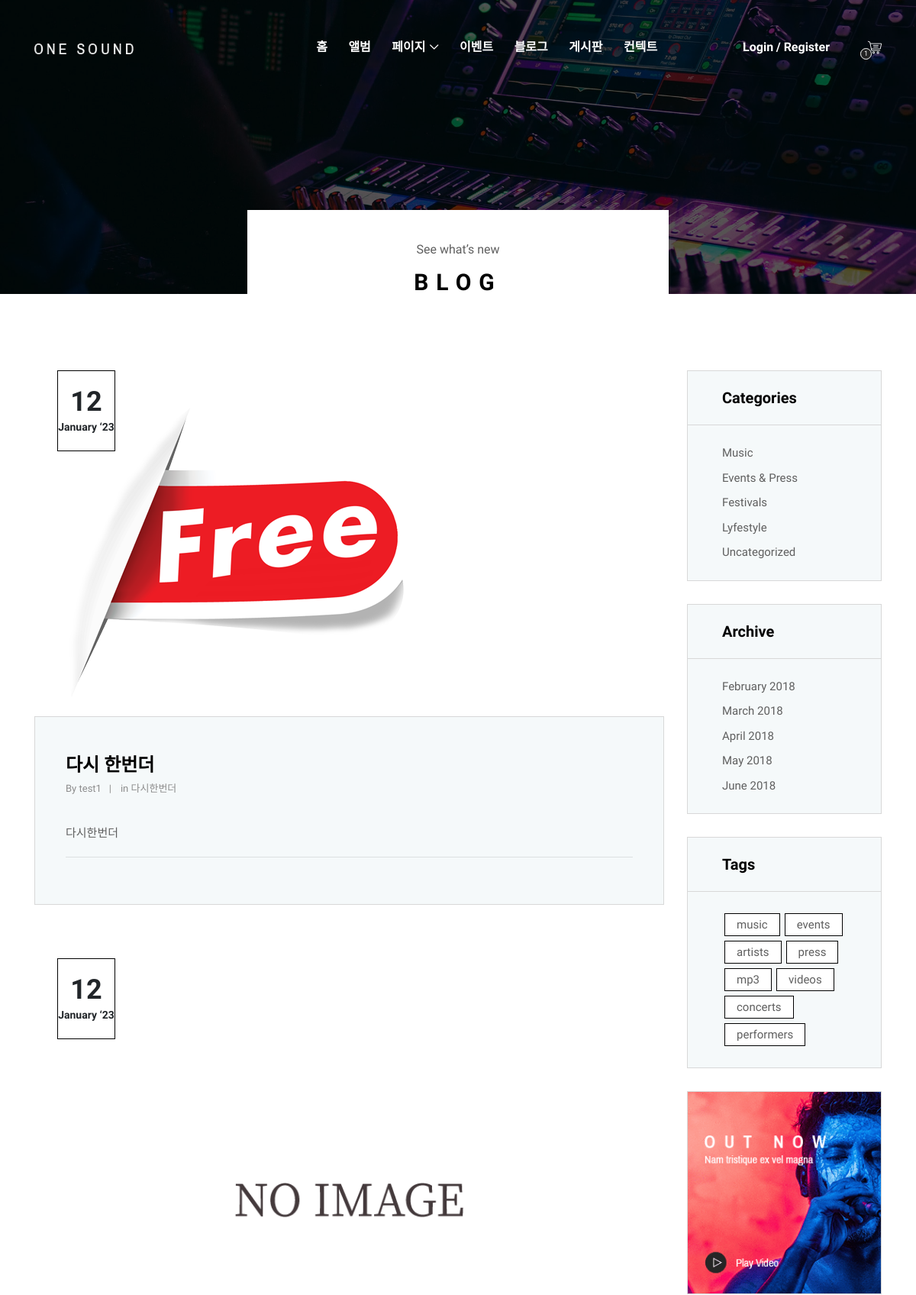
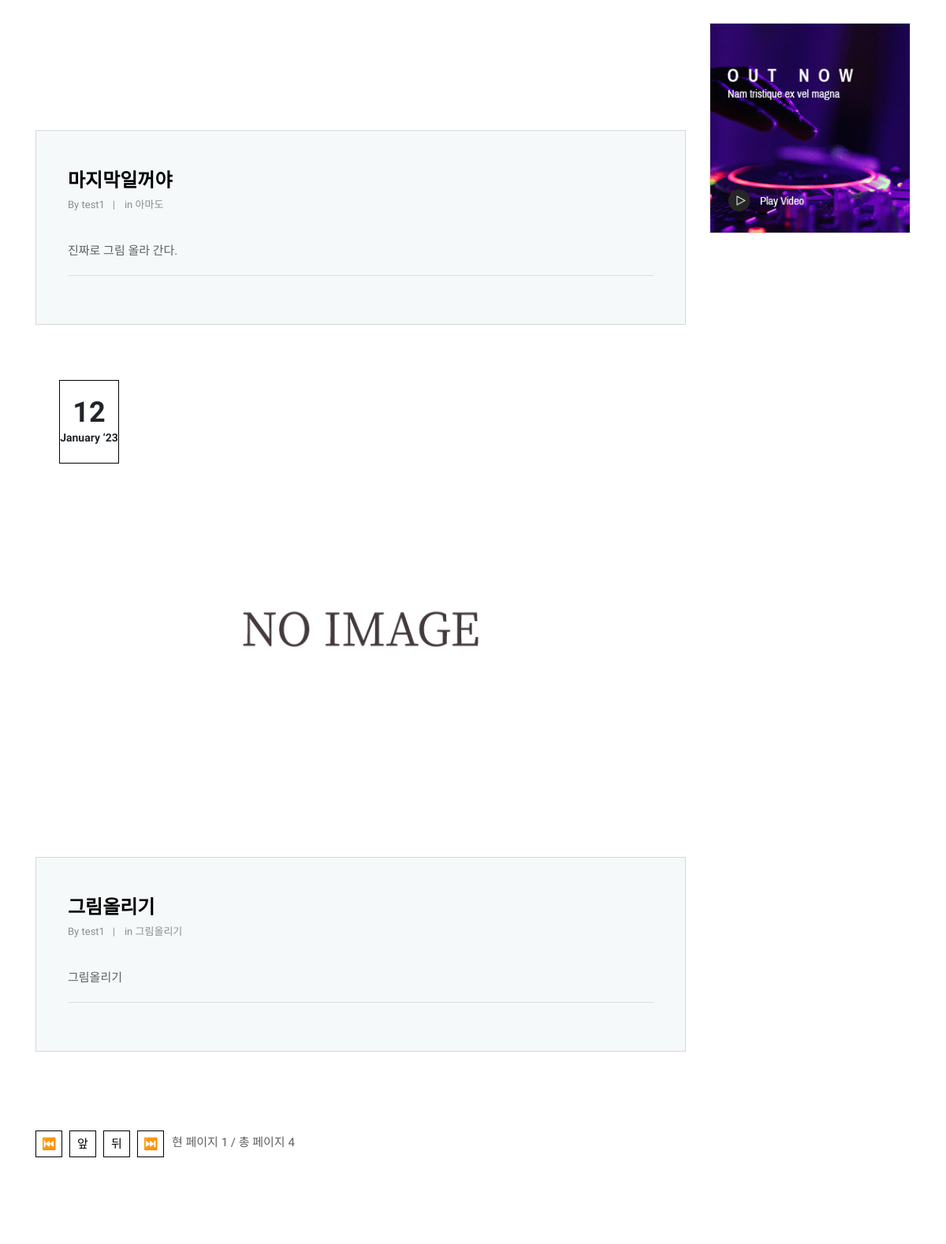
Screenshot of /blog.php (upper part) with the database file from the repository (2 pictures, top to bottom).
### tables this page shows
CREATE TABLE `blog1` (
  `no` int(255) NOT NULL,
  `title` varchar(255) NOT NULL,
  `category` varchar(255) NOT NULL,
  `content` varchar(255) NOT NULL,
  `id` varchar(255) NOT NULL,
  `img_file` varchar(255) DEFAULT NULL,
  `img_size` int(255) DEFAULT NULL,
  `name` varchar(255) NOT NULL,
  `del_flg` tinyint(1) NOT NULL DEFAULT 0,
  `reg_date` datetime DEFAULT current_timestamp(),
  `mod_date` datetime DEFAULT NULL
);

### _blog1page.php (called while the page is built, shortened)
<?php
    if(isset($_GET['current_page'])) {
        $current_page = $_GET['current_page'];
    } else {
        $current_page = 1;
    }
    $show_item = 3;
    $start_item = ($current_page - 1) * $show_item;
    require('_conn.php');
    $sql = "SELECT * FROM `blog1` WHERE `del_flg`=0";
    $count = mysqli_query($conn, $sql)->num_rows;
    $end_page = ceil($count/$show_item);
    $sql = "SELECT * FROM `blog1` WHERE `del_flg`=0 ORDER BY no DESC LIMIT $start_item, $show_item";
    $result = mysqli_query($conn, $sql);
    $next_page = $current_page + 1;
?>

### blog.php (the view, shortened to what this page needs)
<?php require('lib/top.php'); ?>
<?php require('_blog1page.php'); ?>
<section class="breadcumb-area bg-img bg-overlay" style="background-image: url(img/bg-img/breadcumb3.jpg);">
    <div class="bradcumbContent">
        <p>See what’s new</p>
        <h2>Blog</h2>
    </div>
</section>
<div class="blog-area section-padding-100">
    <div class="container">
        <div class="row">
            <div class="col-12 col-lg-9">
                <?php
                    foreach ($result as $blog) {
                ?>
                <div class="single-blog-post mb-100 wow fadeInUp" data-wow-delay="100ms">
                    <div class="blog-post-thumb mt-30">
                        <?php if($blog['img_file']) { ?>
                        <a href="#"><img src="blog_img/<?=$blog['img_file'];?>" alt="blog image"></a>
                        <?php } else { ?>
                        <a href="#"><img src="blog_img/noimage.png" alt="no blog image"></a>
                        <?php } ?>
                        <div class="post-date">
                            <?php
                                if($blog['mod_date'] != null) {
                                    $day = date("d", strtotime($blog['mod_date']));
                                    $month = date("F", strtotime($blog['mod_date']));
                                    $year = date("y", strtotime($blog['mod_date']));
                                } else {
                                    $day = date("d", strtotime($blog['reg_date']));
                                    $month = date("F", strtotime($blog['reg_date']));
                                    $year = date("y", strtotime($blog['reg_date']));
                                }
                            ?>
                            <span><?=$day;?></span>
                            <span><?=$month;?> ‘<?=$year;?></span>
                        </div>
                    </div>
                    <div class="blog-content">
                        <a href="#" class="post-title"><?=$blog['title'];?></a>
                        <div class="post-meta d-flex mb-30">
                            <p class="post-author">By<a href="#"> <?=$blog['name'];?></a></p>
                            <p class="tags">in<a href="#"> <?=$blog['category'];?></a></p>
                        </div>
                        <p><?=$blog['content'];?></p>
                        <hr>
                    </div>
                </div>
                <?php
                    }
                ?>
                <div class="oneMusic-pagination-area wow fadeInUp" data-wow-delay="300ms">
                    <nav>
                        <ul class="pagination">
                            <li class="page-item active"><a class="page-link" href="blog.php?current_page=1">⏮️</a></li>
                            <?php
                                if ($current_page > 1) { ?>
                            <li class="page-item active"><a class="page-link"
                                    href="blog.php?current_page=<?=$prev_page;?>">앞</a></li>
                            <?php } else {  ?>
                            <li class="page-item active"><a class="page-link" href="#">앞</a></li>
                            <?php } ?>
                            <?php if ($current_page < $end_page) { ?>
                            <li class="page-item active"><a class="page-link"
                                    href="blog.php?current_page=<?=$next_page;?>">뒤</a></li>
                            <?php } else { ?>
                            <li class="page-item active"><a class="page-link" href="#">뒤</a></li>
                            <?php } ?>
                            <li class="page-item active"><a class="page-link"
                                    href="blog.php?current_page=<?=$end_page;?>">⏭️</a></li>
                            <p>현 페이지 <?=$current_page?> / 총 페이지 <?=$end_page;?></p>
                        </ul>
                    </nav>
                </div>
            </div>
            <div class="col-12 col-lg-3">
                <div class="blog-sidebar-area">
                    <div class="single-widget-area mb-30">
                        <div class="widget-title">
                            <h5>Categories</h5>
                        </div>
                        <div class="widget-content">
                            <ul>
                                <li><a href="#">Music</a></li>
                                <li><a href="#">Events &amp; Press</a></li>
                                <li><a href="#">Festivals</a></li>
                                <li><a href="#">Lyfestyle</a></li>
                                <li><a href="#">Uncategorized</a></li>
                            </ul>
                        </div>
                    </div>
                    <div class="single-widget-area mb-30">
                        <div class="widget-title">
                            <h5>Archive</h5>
                        </div>
                        <div class="widget-content">
                            <ul>
                                <li><a href="#">February 2018</a></li>
                                <li><a href="#">March 2018</a></li>
                                <li><a href="#">April 2018</a></li>
                                <li><a href="#">May 2018</a></li>
                                <li><a href="#">June 2018</a></li>
                            </ul>
                        </div>
                    </div>
                    <div class="single-widget-area mb-30">
                        <div class="widget-title">
                            <h5>Tags</h5>
                        </div>
                        <div class="widget-content">
                            <ul class="tags">
                                <li><a href="#">music</a></li>
                                <li><a href="#">events</a></li>
                                <li><a href="#">artists</a></li>
                                <li><a href="#">press</a></li>
                                <li><a href="#">mp3</a></li>
                                <li><a href="#">videos</a></li>
                                <li><a href="#">concerts</a></li>
                                <li><a href="#">performers</a></li>
                            </ul>
                        </div>
                    </div>
                    <div class="single-widget-area mb-30">
                        <a href="#"><img src="img/bg-img/add.gif" alt=""></a>
                    </div>
                    <div class="single-widget-area mb-30">
                        <a href="#"><img src="img/bg-img/add2.gif" alt=""></a>
                    </div>
                </div>
            </div>
        </div>
    </div>
</div>
<?php require('lib/bottom.php'); ?>

### lib/top.php (shortened to what this page needs)
<!DOCTYPE html>
<html lang="en">
<head>
    <link rel="stylesheet" href="style.css">
</head>
<body>
    <header class="header-area">
        <div class="oneMusic-main-menu">
            <div class="classy-nav-container breakpoint-off">
                <div class="container">
                    <nav class="classy-navbar justify-content-between" id="oneMusicNav">
                        <a href="index.php" class="nav-brand"><img src="img/core-img/logo.png" alt=""></a>
                        <div class="classy-menu">
                            <div class="classynav">
                                <ul>
                                    <li><a href="index.php">홈</a></li>
                                    <li><a href="albums-store.php">앨범</a></li>
                                    <li><a href="#">페이지</a>
                                    </li>
                                    <li><a href="event.php">이벤트</a></li>
                                    <li><a href="blog.php">블로그</a></li>
                                    <li><a href="bbs.php">게시판</a></li>
                                    <li><a href="contact.php">컨텍트</a></li>
                                </ul>
                                <div class="login-register-cart-button d-flex align-items-center">
                                    <div class="login-register-btn mr-50">
                                        <?php if(isset($_SESSION['id'])) { ?>
                                        <a
                                            href="user.php"><?php if(isset($_SESSION['name'])) { echo $_SESSION['name']; } ?></a>
                                        <a href="_logout.php"> / Logout</a>
                                        <?php } else { ?>
                                        <a href="login.php" id="loginBtn">Login</a>
                                        <a href="join.php"> / Register </a>
                                        <?php } ?>
                                    </div>
                                    <div class="cart-btn">
                                        <p><span class="icon-shopping-cart"></span> <span class="quantity">1</span></p>
                                    </div>
                                </div>
                            </div>
                        </div>
                    </nav>
                </div>
            </div>
        </div>
    </header>

### lib/bottom.php (shortened to what this page needs)
</body>
</html>

### css/classy-nav.css (style rules this page uses)
* { margin: 0; padding: 0; }
body { font-family: "Roboto", sans-serif; }
ul, ol { margin: 0; }
ul li, ol li { list-style: none; }
img { height: auto; max-width: 100%; }
.bg-img { background-position: center center; background-size: cover; background-repeat: no-repeat; }
.classy-nav-container { position: relative; z-index: 100; background-color: #ffffff; }
.classy-nav-container * { box-sizing: border-box; }
.classy-nav-container a { -webkit-transition-duration: 500ms; transition-duration: 500ms; text-decoration: none; outline: none; font-size: 14px; font-weight: 400; color: #232323; display: inline-block; }
.justify-content-between { -webkit-box-pack: justify; -ms-flex-pack: justify; justify-content: space-between; }
.classy-navbar { width: 100%; height: 70px; padding: 0.5em 2em; display: -webkit-box; display: -ms-flexbox; display: flex; -webkit-box-align: center; -ms-flex-align: center; -ms-grid-row-align: center; align-items: center; }
.classy-navbar .nav-brand { font-size: 26px; font-weight: 500; color: #565656; display: inline-block; margin-right: 30px; }
.classynav ul li { display: inline-block; clear: both; position: inherit; z-index: 10; }
.classynav ul li.cn-dropdown-item { position: relative; z-index: 10; }
.classynav ul li a { padding: 0 12px; display: block; height: 35px; font-size: 14px; line-height: 34px; }
.classynav ul li.megamenu-item > a:after, .classynav ul li.has-down > a:after { font-family: 'classyfonts'; content: "\e900"; font-size: 12px; color: #000000; padding-left: 5px; -webkit-transition-duration: 500ms; transition-duration: 500ms; }
.breakpoint-off .classynav { display: -webkit-box; display: -ms-flexbox; display: flex; -webkit-box-align: center; -ms-flex-align: center; -ms-grid-row-align: center; align-items: center; }

### rows the page displays
blog1: img_file (picture), reg_date "12", reg_date "January", reg_date "23", title "다시 한번더", name "test1", category "다시한번더", content "다시한번더"
blog1: reg_date "12", reg_date "January", reg_date "23", title "마지막일꺼야", name "test1", category "아마도", content "진짜로 그림 올라 간다."
blog1: reg_date "12", reg_date "January", reg_date "23", title "그림올리기", name "test1", category "그림올리기", content "그림올리기"

### other values shown
$current_page "1"
$end_page "4"
